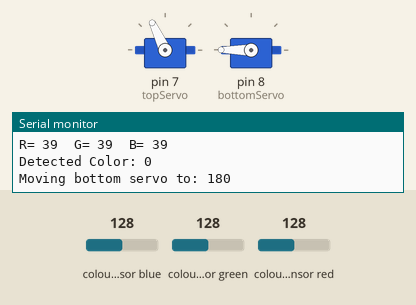
Recording of a sketch running on a simulated Arduino Uno, built with avr-gcc and run on an emulated ATmega328P. Parts: 2 × servo, the last lines printed to the serial monitor. Wiring (inferred from the names in the program): TCS3200 colour sensor: output pin 6; S2 pin 4; S3 pin 5; S0 pin 2; S1 pin 3. The test bench sets the inputs (shaded band); at power-on: colour sensor blue 128, colour sensor green 128, colour sensor red 128.

Above: at 4.2 s.
4.3 s: colour sensor blue set to 125
At 5.4 s:
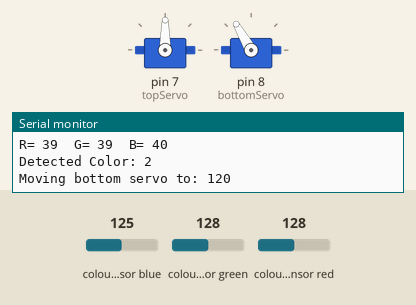
7.3 s: colour sensor green set to 127
At 9.1 s:
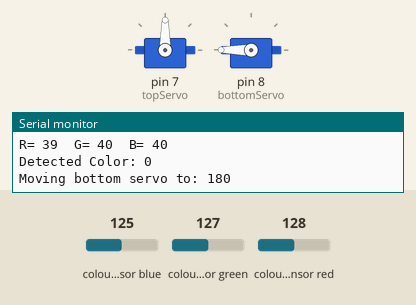
10.3 s: colour sensor red set to 120
At 12.3 s:
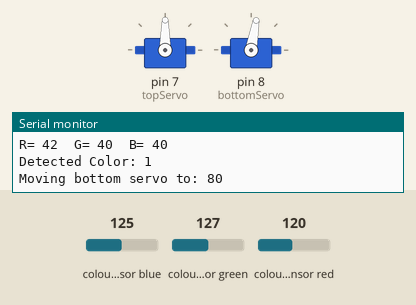
13.3 s: colour sensor green set to 5
At 16.5 s:
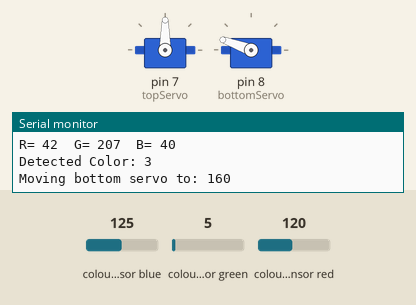
Timing chart, 0 to 22.7 s (numbered marks = the images above; inputs shaded):
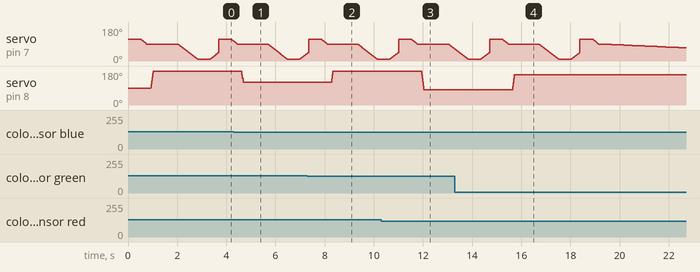

The sketch:

Colour_Sorter_Code.ino
```cpp
#include <Servo.h>


#define S0 2

#define S1 3

#define S2 4

#define S3 5

#define SENSOR_OUT 6


Servo topServo;

Servo bottomServo;


int frequency = 0;

int detectedColor = 0;

int lastDetectedColor = -1; // Store the last detected color

bool bottomServoMoved = false; // Track if bottom servo has moved


// Function prototypes

int readColor();

void moveServo(Servo &servo, int start, int end, int step, int delayTime);

int getColorFrequency(int s2State, int s3State);

int detectedColorToPosition(int color);


void setup() {

  pinMode(S0, OUTPUT);

  pinMode(S1, OUTPUT);

  pinMode(S2, OUTPUT);

  pinMode(S3, OUTPUT);

  pinMode(SENSOR_OUT, INPUT);


  // Setting frequency-scaling to 20%

  digitalWrite(S0, HIGH);

  digitalWrite(S1, LOW);


  topServo.attach(7);

  bottomServo.attach(8);

  Serial.begin(9600);

  Serial.println("Setup Complete");

}


void loop() {

  topServo.write(115);

  delay(500);


  bottomServoMoved = false; // Reset the movement flag


  // Increased forward movement of top servo (115° to 10°)

  for (int pos = 115; pos >= 10; pos--) {

    topServo.write(pos);

    delay(10); // Smooth movement


    // Move bottom servo only once when top servo reaches 90°

    if (!bottomServoMoved && pos <= 90) {

      detectedColor = readColor();

      delay(10);


      Serial.print("Detected Color: ");

      Serial.println(detectedColor);


      if (detectedColor != lastDetectedColor) {

        int targetPosition = detectedColorToPosition(detectedColor);

        Serial.print("Moving bottom servo to: ");

        Serial.println(targetPosition);


        moveServo(bottomServo, bottomServo.read(), targetPosition,

                  (bottomServo.read() < targetPosition) ? 1 : -1, 1);

        lastDetectedColor = detectedColor;

        bottomServoMoved = true; // Ensure it moves only once

        delay(1000);

      }

    }

  }


  delay(500);


  moveServo(topServo, 10, 45, 1, 10);  // Return to start position

  detectedColor = 0;

}


// Function to move a servo smoothly

void moveServo(Servo &servo, int start, int end, int step, int delayTime) {

  if (start == end) return;

  for (int pos = start; (step > 0) ? (pos <= end) : (pos >= end); pos += step) {

    servo.write(pos);

    delay(delayTime);

  }

}


// Function to map detected color to *unique* servo positions

int detectedColorToPosition(int color) {

  switch (color) {

    case 1: return 80;  // Red (Left side)

    case 2: return 120; // Blue (Middle position)

    case 3: return 160; // Green (Right side)

    default: return 180; // Default position for unrecognized colors

  }

}


// Function to read color from the sensor

int readColor() {

  int R = getColorFrequency(LOW, LOW);   // Red

  int G = getColorFrequency(HIGH, HIGH); // Green

  int B = getColorFrequency(LOW, HIGH);  // Blue


  Serial.print("R= "); Serial.print(R);

  Serial.print("  G= "); Serial.print(G);

  Serial.print("  B= "); Serial.println(B);


  if (R > G && R > B) return 1; // Red

  if (B > R && B > G) return 2; // Blue

  if (G > R && G > B) return 3; // Green


  return 0; // No valid color detected

}


// Function to get color frequency from sensor

int getColorFrequency(int s2State, int s3State) {

  digitalWrite(S2, s2State);

  digitalWrite(S3, s3State);

  delay(50);

  return pulseIn(SENSOR_OUT, LOW);

} 
```

Measured:
- the behaviour switches between 128 and 127 on colour sensor blue (found by bisection; images 0 and 1)
- the behaviour switches between 128 and 127 on colour sensor green (found by bisection; images 1 and 2)
- the behaviour switches between 125 and 124 on colour sensor red (found by bisection; images 2 and 3)
- after the input at 4.3 s, servo on pin 8 (bottomServo): 180° → 120° after 0.32 s
- after the input at 7.3 s, servo on pin 8 (bottomServo): 120° → 180° after 0.97 s
- after the input at 10.3 s, servo on pin 8 (bottomServo): 180° → 80° after 1.6 s
- after the input at 13.3 s, servo on pin 8 (bottomServo): 80° → 160° after 2.3 s
